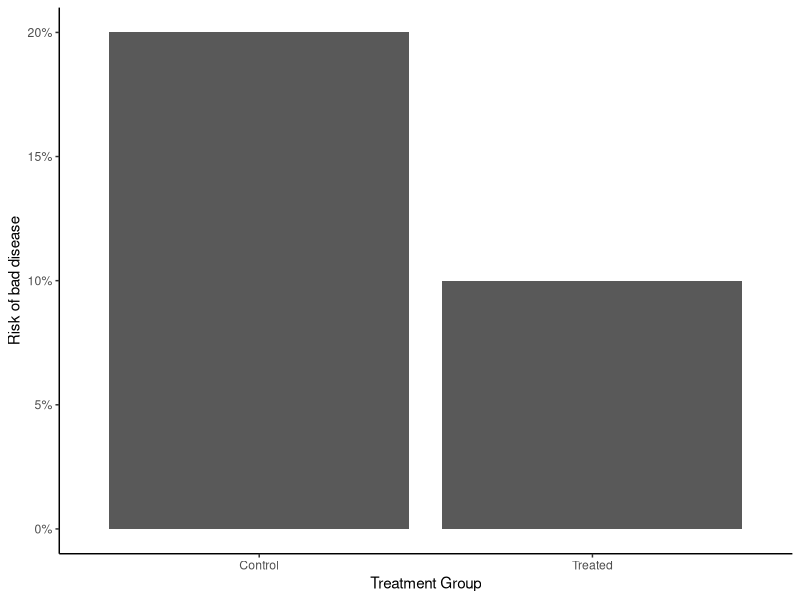
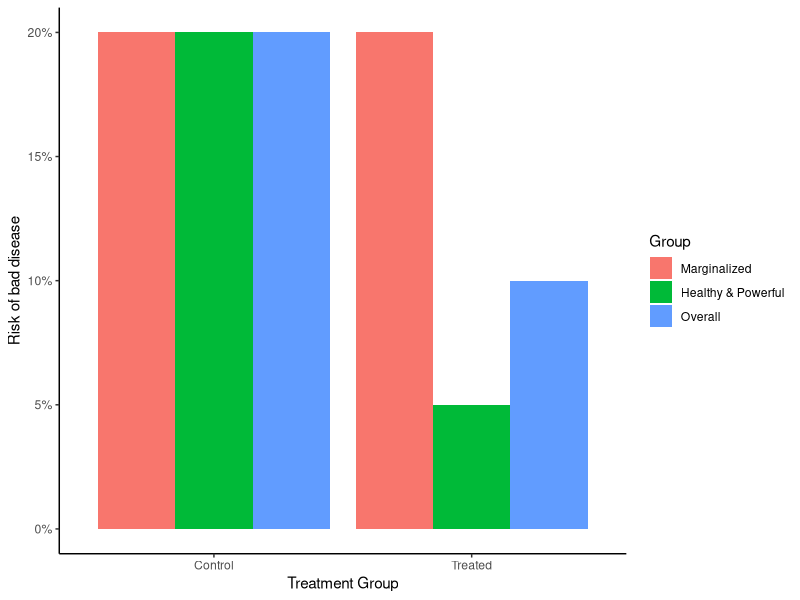

The R source for these figures, in order:
## ---- chunk 1
library(tidyverse)
knitr::opts_chunk$set(echo = FALSE)
## ---- chunk 2
tibble(
  `Treatment Group` = c("Treated", "Control"),
  `Risk of bad disease` = c(.1, .2)
) %>%
  ggplot(aes(`Treatment Group`, `Risk of bad disease`)) +
  geom_col() +
  scale_y_continuous(labels = scales::percent) +
  theme_classic()
## ---- chunk 3
tibble(
  `Treatment Group` = rep(c("Treated", "Control"), 3),
  `Risk of bad disease` = c(.1, .2, .05, .2, .2, .2),
  Group = c(rep("Overall", 2), rep("Healthy & Powerful", 2),
            rep("Marginalized", 2))
) %>%
  mutate(Group = factor(
    Group, levels = c("Marginalized", "Healthy & Powerful", "Overall")
  )) %>%
  ggplot(aes(`Treatment Group`, `Risk of bad disease`, fill = Group)) +
  geom_col(position = "dodge") +
  scale_y_continuous(labels = scales::percent) +
  theme_classic()
